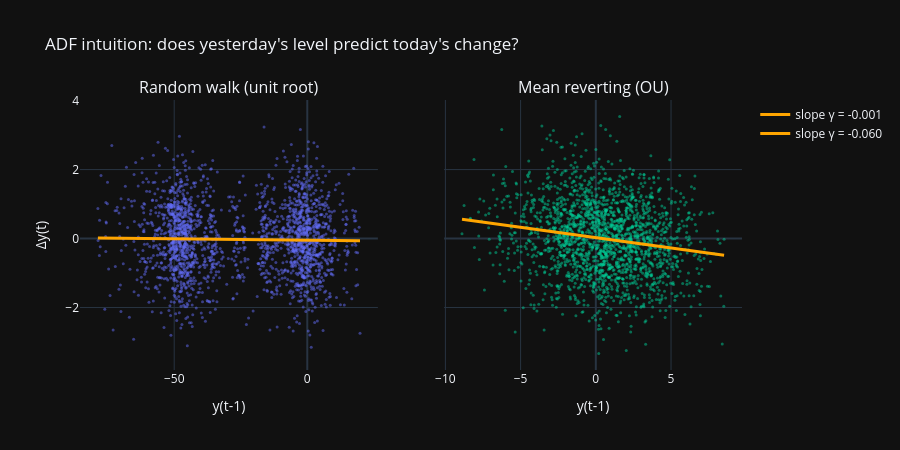

Notebook source saved alongside this figure:
### Markdown cell above
## 3. Stationarity and the ADF test

A **stationary** series has a stable mean and variance and tends to come back to its mean: this is the behaviour we want from a spread. Prices are usually **I(1)**: they behave like a random walk, but their differences (returns) are stationary, **I(0)**. Two I(1) prices are cointegrated if some combination of them, the spread, is I(0).

The Augmented Dickey-Fuller test regresses today's change on yesterday's level (plus lagged changes). If the series mean-reverts, the coefficient γ is negative; for a random walk it is zero. **H0: γ = 0, unit root, not stationary**: we want to *reject* it (statistic very negative, p-value < 0.05).

Intuition first: the scatter of Δy against y(t−1) for a random walk and for a mean-reverting (Ornstein-Uhlenbeck) series.

### Code cell
rng = np.random.default_rng(8)
n = 2000
rw = rng.normal(0, 1, n).cumsum()
ou = np.zeros(n)
for t in range(1, n):
    ou[t] = ou[t - 1] - 0.05 * ou[t - 1] + rng.normal(0, 1)

fig = make_subplots(rows=1, cols=2, subplot_titles=("Random walk (unit root)", "Mean reverting (OU)"), shared_yaxes=True)
for j, s in enumerate([rw, ou], 1):
    lvl, dlt = s[:-1], np.diff(s)
    slope, icpt = np.polyfit(lvl, dlt, 1)
    fig.add_trace(go.Scatter(x=lvl, y=dlt, mode="markers", marker=dict(size=3, opacity=0.5), showlegend=False), row=1, col=j)
    xs = np.array([lvl.min(), lvl.max()])
    fig.add_trace(go.Scatter(x=xs, y=icpt + slope * xs, mode="lines", line=dict(color="orange", width=3),
                             name=f"slope γ = {slope:+.3f}"), row=1, col=j)
    fig.update_xaxes(title_text="y(t-1)", row=1, col=j)
fig.update_yaxes(title_text="Δy(t)", row=1, col=1)
fig.update_layout(height=450, title="ADF intuition: does yesterday's level predict today's change?")
fig.show()
print(f"ADF p-value  random walk: {adfuller(rw)[1]:.3f}   OU: {adfuller(ou)[1]:.4f}")

### Figure 1 — Plotly figure (JSON) as saved in the notebook; plotly's stock layout.template omitted (floating-point values rounded to 4 significant figures; data arrays with more than 128 entries replaced by an {"elided": "..."} marker saying what was removed)
{"data": [{"marker": {"opacity": 0.5, "size": 3}, "mode": "markers", "showlegend": false, "type": "scatter", "x": {"elided": "1999 float values"}, "xaxis": "x", "y": {"elided": "1999 float values"}, "yaxis": "y"}, {"line": {"color": "orange", "width": 3}, "mode": "lines", "name": "slope γ = -0.001", "type": "scatter", "x": [-78.67, 19.81], "xaxis": "x", "y": [0.01845, -0.0611], "yaxis": "y"}, {"marker": {"opacity": 0.5, "size": 3}, "mode": "markers", "showlegend": false, "type": "scatter", "x": {"elided": "1999 float values"}, "xaxis": "x2", "y": {"elided": "1999 float values"}, "yaxis": "y2"}, {"line": {"color": "orange", "width": 3}, "mode": "lines", "name": "slope γ = -0.060", "type": "scatter", "x": [-8.896, 8.529], "xaxis": "x2", "y": [0.5567, -0.4808], "yaxis": "y2"}], "layout": {"annotations": [{"font": {"size": 16}, "showarrow": false, "text": "Random walk (unit root)", "x": 0.225, "xanchor": "center", "xref": "paper", "y": 1, "yanchor": "bottom", "yref": "paper"}, {"font": {"size": 16}, "showarrow": false, "text": "Mean reverting (OU)", "x": 0.775, "xanchor": "center", "xref": "paper", "y": 1, "yanchor": "bottom", "yref": "paper"}], "height": 450, "title": {"text": "ADF intuition: does yesterday's level predict today's change?"}, "xaxis": {"anchor": "y", "domain": [0, 0.45], "title": {"text": "y(t-1)"}}, "xaxis2": {"anchor": "y2", "domain": [0.55, 1], "title": {"text": "y(t-1)"}}, "yaxis": {"anchor": "x", "domain": [0, 1], "title": {"text": "Δy(t)"}}, "yaxis2": {"anchor": "x2", "domain": [0, 1], "matches": "y", "showticklabels": false}}}
